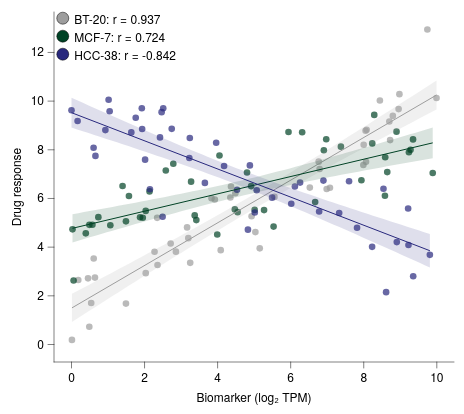

The specification (Vega-Lite) saved for this image:
### Vega-Lite specification from a JSON file in a GitHub repository (floating-point values rounded to 4 significant figures; data arrays with more than 128 entries replaced by an {"elided": "..."} marker saying what was removed)
{"background": null, "config": {"arc": {"fill": "#DBDBDB", "fillOpacity": 1.0, "innerRadius": 43.75, "padAngle": 0.03, "stroke": "black", "strokeOpacity": 1, "strokeWidth": 0.25}, "area": {"fill": "#DBDBDB", "fillOpacity": 1.0, "stroke": "black", "strokeOpacity": 1, "strokeWidth": 0.25}, "axis": {"domain": true, "domainCap": "round", "domainColor": "black", "domainWidth": 0.25, "grid": false, "gridCap": "round", "gridColor": "#F1F1F1", "gridDash": [0, 0], "gridOpacity": 1.0, "gridWidth": 0.25, "labelColor": "black", "labelFont": "Helvetica Neue, HelveticaNeue, Helvetica, Arial, sans-serif", "labelFontSize": 6, "labelFontStyle": "normal", "labelFontWeight": 400, "offset": 0, "ticks": true, "tickCap": "round", "tickColor": "black", "tickRound": false, "tickSize": 3.0, "tickWidth": 0.25, "titleColor": "black", "titleFont": "Helvetica Neue, HelveticaNeue, Helvetica, Arial, sans-serif", "titleFontSize": 6, "titleFontStyle": "normal", "titleFontWeight": 400}, "axisX": {"domain": true, "labelAlign": "center", "labelAngle": 0, "labels": true, "ticks": true, "translate": 0}, "axisY": {"domain": true, "labelAlign": "right", "labelAngle": 0, "labels": true, "ticks": true, "translate": 0}, "axisRight": {"domain": true, "labelAlign": "left", "labelAngle": 0, "labels": true, "ticks": true, "translate": 0}, "axisTop": {"domain": true, "labelAlign": "center", "labelAngle": 0, "labels": true, "ticks": true, "translate": 0}, "axisBand": {"tickOffset": 0}, "bar": {"fill": "#DBDBDB", "fillOpacity": 1.0, "stroke": "black", "strokeOpacity": 1, "strokeWidth": 0.25}, "boxplot": {"size": 15.75, "ticks": {"cornerRadius": 0.25, "fill": "black", "opacity": 1, "size": 7.875, "thickness": 0.25}, "box": {"fillOpacity": 1.0, "stroke": "black", "strokeOpacity": 1, "strokeWidth": 0.25}, "median": {"cornerRadius": 0, "fill": "black", "fillOpacity": 1.0, "opacity": 1, "size": 15.75, "thickness": 0.25}, "rule": {"fill": "black", "fillOpacity": 1.0, "size": 17.5, "stroke": "black", "strokeDash": [0, 0], "strokeOpacity": 1, "strokeWidth": 0.25}, "outliers": {"color": "black", "fill": "black", "fillOpacity": 1.0, "size": 0, "stroke": "black", "strokeOpacity": 1, "strokeWidth": 0.25}}, "circle": {"fill": "black", "fillOpacity": 1.0, "size": 2.188, "stroke": null, "strokeOpacity": 1, "strokeWidth": 0.25}, "errorband": {"band": {"fillOpacity": 0.6, "stroke": null, "strokeWidth": 0.25, "strokeOpacity": 1}, "borders": {"opacity": 0, "strokeOpacity": 1, "strokeWidth": 0.25}}, "errorbar": {"opacity": 1, "rule": {"strokeDash": [0, 0], "strokeWidth": 0.25}, "ticks": {"color": "black", "cornerRadius": 0.125, "opacity": 1, "size": 10.5, "thickness": 0.25}, "thickness": 0.25}, "font": "Helvetica Neue, HelveticaNeue, Helvetica, Arial, sans-serif", "geoshape": {"fill": "#DBDBDB", "fillOpacity": 1.0, "stroke": "black", "strokeOpacity": 1, "strokeWidth": 0.25}, "header": {"labelColor": "black", "labelFont": "Helvetica Neue, HelveticaNeue, Helvetica, Arial, sans-serif", "labelFontSize": 6, "labelFontStyle": "normal", "labelFontWeight": 400, "titleColor": "black", "titleFont": "Helvetica Neue, HelveticaNeue, Helvetica, Arial, sans-serif", "titleFontSize": 6, "titleFontStyle": "normal", "titleFontWeight": 400, "titlePadding": 0}, "legend": {"disable": false, "offset": 4.5, "titlePadding": 4, "labelOffset": 2, "gradientLabelOffset": 2, "columnPadding": 4, "rowPadding": 2, "gradientThickness": 5, "gradientOpacity": 1.0, "gradientStrokeColor": "black", "gradientStrokeWidth": 0.25, "labelColor": "black", "labelFont": "Helvetica Neue, HelveticaNeue, Helvetica, Arial, sans-serif", "labelFontSize": 6, "labelFontStyle": "normal", "labelFontWeight": 400, "strokeColor": "black", "strokeWidth": 0, "symbolSize": 36, "symbolStrokeColor": "black", "symbolStrokeWidth": 0.25, "titleColor": "black", "titleFont": "Helvetica Neue, HelveticaNeue, Helvetica, Arial, sans-serif", "titleFontSize": 6, "titleFontStyle": "normal", "titleFontWeight": 400}, "line": {"color": "black", "stroke": "black", "strokeCap": "butt", "strokeDash": [0, 0], "strokeOpacity": 1, "strokeWidth": 0.5}, "point": {"filled": true, "fill": "#DBDBDB", "fillOpacity": 1.0, "size": 8.75, "stroke": "black", "strokeOpacity": 1, "strokeWidth": 0.25}, "range": {"category": ["#9D9D9D", "#28287D", "#004225", "#47266F", "#00605D", "#DBDBDB", "#7983C1", "#6E927B", "#937FB4", "#699A97"], "diverging": {"scheme": ["#4F4265", "#6A5C82", "#85789D", "#A196B7", "#BDB5CE", "#D8D6DD", "#F6F6F6", "#CED8D7", "#9DBFBD", "#75A3A0", "#518683", "#326967", "#164D4B"]}, "heatmap": {"scheme": ["#440154", "#472270", "#433E82", "#38598C", "#2C728E", "#238A8D", "#24A086", "#39B578", "#5DC862", "#96D646", "#CAE02D", "#FDE724"]}, "ordinal": {"scheme": ["#F1F1F1", "#DBDBDB", "#C6C6C6", "#B2B2B2", "#9D9D9D", "#898989", "#767676", "#636363", "#515151", "#404040", "#2F2F2F", "#1F1F1F"]}, "ramp": {"scheme": ["#440154", "#472270", "#433E82", "#38598C", "#2C728E", "#238A8D", "#24A086", "#39B578", "#5DC862", "#96D646", "#CAE02D", "#FDE724"]}}, "rule": {"color": "black", "stroke": "black", "strokeCap": "round", "strokeDash": [2, 2], "strokeOpacity": 1, "strokeWidth": 0.25}, "scale": {"barBandPaddingInner": 0.1, "rectBandPaddingInner": 0, "tickBandPaddingInner": 0.1, "bandPaddingOuter": 0.1, "bandWithNestedOffsetPaddingInner": 0.2, "bandWithNestedOffsetPaddingOuter": 0.2, "offsetBandPaddingInner": 0, "offsetBandPaddingOuter": 0, "continuousPadding": 8.75, "round": false}, "rect": {"fill": "#DBDBDB", "fillOpacity": 1.0, "stroke": "black", "strokeOpacity": 1, "strokeWidth": 0.25}, "square": {"fill": "#DBDBDB", "fillOpacity": 1.0, "size": 17.5, "stroke": "black", "strokeOpacity": 1, "strokeWidth": 0.25}, "text": {"color": "black", "font": "Helvetica Neue, HelveticaNeue, Helvetica, Arial, sans-serif", "fontSize": 6, "fontStyle": "normal", "fontWeight": 400}, "tick": {"color": "black", "cornerRadius": 0.125, "opacity": 1.0, "size": 15.75, "thickness": 0.25}, "title": {"anchor": "middle", "frame": "group", "color": "black", "font": "Helvetica Neue, HelveticaNeue, Helvetica, Arial, sans-serif", "fontSize": 6, "fontStyle": "normal", "fontWeight": 400, "subtitleColor": "black", "subtitleFont": "Helvetica Neue, HelveticaNeue, Helvetica, Arial, sans-serif", "subtitleFontSize": 6, "subtitleFontStyle": "normal", "subtitleFontWeight": 400}, "trail": {"color": "black", "opacity": 1, "size": 0.5}, "view": {"continuousWidth": 200, "continuousHeight": 175, "discreteWidth": 200, "discreteHeight": 175, "fill": null, "stroke": null, "strokeWidth": 0.25}}, "layer": [{"data": {"name": "data-aeb621f813ff548d864cbc1ba7ea44aa"}, "mark": {"type": "circle", "opacity": 0.7, "size": 11}, "encoding": {"color": {"field": "cell line", "title": "Cell line", "type": "nominal"}, "x": {"field": "biomarker", "title": "Biomarker (log₂ TPM)", "type": "quantitative", "scale": {"nice": false}}, "y": {"field": "response", "title": "Drug response", "type": "quantitative", "scale": {"nice": false}}}}, {"layer": [{"layer": [{"data": {"name": "data-5b9605a0622f52ef3f2c835fb4bdee55"}, "mark": {"type": "area", "fillOpacity": 0.15, "stroke": null, "strokeWidth": 0}, "encoding": {"color": {"field": "cell line", "legend": null, "type": "nominal"}, "x": {"field": "biomarker", "type": "quantitative", "scale": {"nice": false}}, "y": {"field": "response", "type": "quantitative", "scale": {"nice": false}}, "y2": {"field": "__ci_hi"}}}, {"data": {"name": "data-713ad55b86ab91ca18e055558fb19118"}, "mark": {"type": "line"}, "encoding": {"color": {"field": "cell line", "legend": null, "type": "nominal"}, "x": {"field": "biomarker", "type": "quantitative", "scale": {"nice": false}}, "y": {"field": "response", "type": "quantitative", "scale": {"nice": false}}}}, {"data": {"values": [{"cell line": "BT-20", "__dysonsphere__": 1}]}, "mark": {"type": "point", "filled": true, "size": 36, "stroke": "black", "strokeWidth": 0.25}, "encoding": {"color": {"field": "cell line", "legend": null, "type": "nominal"}, "x": {"value": 4.39}, "y": {"value": 3.1}}}, {"data": {"values": [{"__dysonsphere__": 1}]}, "mark": {"type": "text", "align": "left", "baseline": "top", "dx": 0, "dy": 0, "fontSize": 6}, "encoding": {"text": {"value": "BT-20: r = 0.937"}, "x": {"value": 10.17}, "y": {"value": 1.0}}}], "name": "__dysonsphere_26c00cf1b525817f_47"}, {"layer": [{"data": {"name": "data-9a3b3ce47fc1957dc85262453c30ab1f"}, "mark": {"type": "area", "fillOpacity": 0.15, "stroke": null, "strokeWidth": 0}, "encoding": {"color": {"field": "cell line", "legend": null, "type": "nominal"}, "x": {"field": "biomarker", "type": "quantitative", "scale": {"nice": false}}, "y": {"field": "response", "type": "quantitative", "scale": {"nice": false}}, "y2": {"field": "__ci_hi"}}}, {"data": {"name": "data-f25d4e025d71637d7f1a8f2dce3f0268"}, "mark": {"type": "line"}, "encoding": {"color": {"field": "cell line", "legend": null, "type": "nominal"}, "x": {"field": "biomarker", "type": "quantitative", "scale": {"nice": false}}, "y": {"field": "response", "type": "quantitative", "scale": {"nice": false}}}}, {"data": {"values": [{"cell line": "MCF-7", "__dysonsphere__": 1}]}, "mark": {"type": "point", "filled": true, "size": 36, "stroke": "black", "strokeWidth": 0.25}, "encoding": {"color": {"field": "cell line", "legend": null, "type": "nominal"}, "x": {"value": 4.39}, "y": {"value": 12.1}}}, {"data": {"values": [{"__dysonsphere__": 1}]}, "mark": {"type": "text", "align": "left", "baseline": "top", "dx": 0, "dy": 0, "fontSize": 6}, "encoding": {"text": {"value": "MCF-7: r = 0.724"}, "x": {"value": 10.17}, "y": {"value": 10.0}}}], "name": "__dysonsphere_d251c693c0a038a7_48"}, {"layer": [{"data": {"name": "data-dd8661d0aac82987c835da9307697e50"}, "mark": {"type": "area", "fillOpacity": 0.15, "stroke": null, "strokeWidth": 0}, "encoding": {"color": {"field": "cell line", "legend": null, "type": "nominal"}, "x": {"field": "biomarker", "type": "quantitative", "scale": {"nice": false}}, "y": {"field": "response", "type": "quantitative", "scale": {"nice": false}}, "y2": {"field": "__ci_hi"}}}, {"data": {"name": "data-82315b846c24b0703f99c9dc12426a5e"}, "mark": {"type": "line"}, "encoding": {"color": {"field": "cell line", "legend": null, "type": "nominal"}, "x": {"field": "biomarker", "type": "quantitative", "scale": {"nice": false}}, "y": {"field": "response", "type": "quantitative", "scale": {"nice": false}}}}, {"data": {"values": [{"cell line": "HCC-38", "__dysonsphere__": 1}]}, "mark": {"type": "point", "filled": true, "size": 36, "stroke": "black", "strokeWidth": 0.25}, "encoding": {"color": {"field": "cell line", "legend": null, "type": "nominal"}, "x": {"value": 4.39}, "y": {"value": 21.1}}}, {"data": {"values": [{"__dysonsphere__": 1}]}, "mark": {"type": "text", "align": "left", "baseline": "top", "dx": 0, "dy": 0, "fontSize": 6}, "encoding": {"text": {"value": "HCC-38: r = -0.842"}, "x": {"value": 10.17}, "y": {"value": 19.0}}}], "name": "__dysonsphere_f53abd72141ee444_49"}]}], "$schema": "https://vega.github.io/schema/vega-lite/v6.4.1.json", "datasets": {"data-aeb621f813ff548d864cbc1ba7ea44aa": {"elided": "135 records"}, "data-5b9605a0622f52ef3f2c835fb4bdee55": [{"biomarker": 0.012, "response": 0.927, "__ci_hi": 2.081, "cell line": "BT-20", "__dysonsphere__": 1}, {"biomarker": 0.1704, "response": 1.079, "__ci_hi": 2.207, "cell line": "BT-20", "__dysonsphere__": 1}, {"biomarker": 0.3288, "response": 1.232, "__ci_hi": 2.332, "cell line": "BT-20", "__dysonsphere__": 1}, {"biomarker": 0.4872, "response": 1.384, "__ci_hi": 2.458, "cell line": "BT-20", "__dysonsphere__": 1}, {"biomarker": 0.6456, "response": 1.535, "__ci_hi": 2.584, "cell line": "BT-20", "__dysonsphere__": 1}, {"biomarker": 0.804, "response": 1.687, "__ci_hi": 2.71, "cell line": "BT-20", "__dysonsphere__": 1}, {"biomarker": 0.9625, "response": 1.839, "__ci_hi": 2.836, "cell line": "BT-20", "__dysonsphere__": 1}, {"biomarker": 1.121, "response": 1.99, "__ci_hi": 2.962, "cell line": "BT-20", "__dysonsphere__": 1}, {"biomarker": 1.279, "response": 2.141, "__ci_hi": 3.088, "cell line": "BT-20", "__dysonsphere__": 1}, {"biomarker": 1.438, "response": 2.292, "__ci_hi": 3.215, "cell line": "BT-20", "__dysonsphere__": 1}, {"biomarker": 1.596, "response": 2.443, "__ci_hi": 3.342, "cell line": "BT-20", "__dysonsphere__": 1}, {"biomarker": 1.754, "response": 2.593, "__ci_hi": 3.469, "cell line": "BT-20", "__dysonsphere__": 1}, {"biomarker": 1.913, "response": 2.743, "__ci_hi": 3.597, "cell line": "BT-20", "__dysonsphere__": 1}, {"biomarker": 2.071, "response": 2.893, "__ci_hi": 3.725, "cell line": "BT-20", "__dysonsphere__": 1}, {"biomarker": 2.23, "response": 3.043, "__ci_hi": 3.853, "cell line": "BT-20", "__dysonsphere__": 1}, {"biomarker": 2.388, "response": 3.192, "__ci_hi": 3.981, "cell line": "BT-20", "__dysonsphere__": 1}, {"biomarker": 2.547, "response": 3.341, "__ci_hi": 4.11, "cell line": "BT-20", "__dysonsphere__": 1}, {"biomarker": 2.705, "response": 3.489, "__ci_hi": 4.239, "cell line": "BT-20", "__dysonsphere__": 1}, {"biomarker": 2.863, "response": 3.637, "__ci_hi": 4.369, "cell line": "BT-20", "__dysonsphere__": 1}, {"biomarker": 3.022, "response": 3.785, "__ci_hi": 4.499, "cell line": "BT-20", "__dysonsphere__": 1}, {"biomarker": 3.18, "response": 3.932, "__ci_hi": 4.63, "cell line": "BT-20", "__dysonsphere__": 1}, {"biomarker": 3.339, "response": 4.078, "__ci_hi": 4.761, "cell line": "BT-20", "__dysonsphere__": 1}, {"biomarker": 3.497, "response": 4.224, "__ci_hi": 4.893, "cell line": "BT-20", "__dysonsphere__": 1}, {"biomarker": 3.655, "response": 4.369, "__ci_hi": 5.025, "cell line": "BT-20", "__dysonsphere__": 1}, {"biomarker": 3.814, "response": 4.514, "__ci_hi": 5.158, "cell line": "BT-20", "__dysonsphere__": 1}, {"biomarker": 3.972, "response": 4.658, "__ci_hi": 5.292, "cell line": "BT-20", "__dysonsphere__": 1}, {"biomarker": 4.131, "response": 4.801, "__ci_hi": 5.426, "cell line": "BT-20", "__dysonsphere__": 1}, {"biomarker": 4.289, "response": 4.943, "__ci_hi": 5.561, "cell line": "BT-20", "__dysonsphere__": 1}, {"biomarker": 4.447, "response": 5.085, "__ci_hi": 5.697, "cell line": "BT-20", "__dysonsphere__": 1}, {"biomarker": 4.606, "response": 5.226, "__ci_hi": 5.834, "cell line": "BT-20", "__dysonsphere__": 1}, {"biomarker": 4.764, "response": 5.366, "__ci_hi": 5.972, "cell line": "BT-20", "__dysonsphere__": 1}, {"biomarker": 4.923, "response": 5.505, "__ci_hi": 6.11, "cell line": "BT-20", "__dysonsphere__": 1}, {"biomarker": 5.081, "response": 5.643, "__ci_hi": 6.25, "cell line": "BT-20", "__dysonsphere__": 1}, {"biomarker": 5.239, "response": 5.781, "__ci_hi": 6.39, "cell line": "BT-20", "__dysonsphere__": 1}, {"biomarker": 5.398, "response": 5.918, "__ci_hi": 6.531, "cell line": "BT-20", "__dysonsphere__": 1}, {"biomarker": 5.556, "response": 6.053, "__ci_hi": 6.672, "cell line": "BT-20", "__dysonsphere__": 1}, {"biomarker": 5.715, "response": 6.189, "__ci_hi": 6.815, "cell line": "BT-20", "__dysonsphere__": 1}, {"biomarker": 5.873, "response": 6.323, "__ci_hi": 6.958, "cell line": "BT-20", "__dysonsphere__": 1}, {"biomarker": 6.032, "response": 6.457, "__ci_hi": 7.102, "cell line": "BT-20", "__dysonsphere__": 1}, {"biomarker": 6.19, "response": 6.589, "__ci_hi": 7.247, "cell line": "BT-20", "__dysonsphere__": 1}, {"biomarker": 6.348, "response": 6.722, "__ci_hi": 7.392, "cell line": "BT-20", "__dysonsphere__": 1}, {"biomarker": 6.507, "response": 6.853, "__ci_hi": 7.538, "cell line": "BT-20", "__dysonsphere__": 1}, {"biomarker": 6.665, "response": 6.985, "__ci_hi": 7.685, "cell line": "BT-20", "__dysonsphere__": 1}, {"biomarker": 6.824, "response": 7.115, "__ci_hi": 7.832, "cell line": "BT-20", "__dysonsphere__": 1}, {"biomarker": 6.982, "response": 7.245, "__ci_hi": 7.979, "cell line": "BT-20", "__dysonsphere__": 1}, {"biomarker": 7.14, "response": 7.375, "__ci_hi": 8.128, "cell line": "BT-20", "__dysonsphere__": 1}, {"biomarker": 7.299, "response": 7.504, "__ci_hi": 8.276, "cell line": "BT-20", "__dysonsphere__": 1}, {"biomarker": 7.457, "response": 7.633, "__ci_hi": 8.425, "cell line": "BT-20", "__dysonsphere__": 1}, {"biomarker": 7.616, "response": 7.761, "__ci_hi": 8.574, "cell line": "BT-20", "__dysonsphere__": 1}, {"biomarker": 7.774, "response": 7.889, "__ci_hi": 8.724, "cell line": "BT-20", "__dysonsphere__": 1}, {"biomarker": 7.932, "response": 8.017, "__ci_hi": 8.874, "cell line": "BT-20", "__dysonsphere__": 1}, {"biomarker": 8.091, "response": 8.144, "__ci_hi": 9.024, "cell line": "BT-20", "__dysonsphere__": 1}, {"biomarker": 8.249, "response": 8.271, "__ci_hi": 9.174, "cell line": "BT-20", "__dysonsphere__": 1}, {"biomarker": 8.408, "response": 8.398, "__ci_hi": 9.325, "cell line": "BT-20", "__dysonsphere__": 1}, {"biomarker": 8.566, "response": 8.525, "__ci_hi": 9.476, "cell line": "BT-20", "__dysonsphere__": 1}, {"biomarker": 8.724, "response": 8.651, "__ci_hi": 9.627, "cell line": "BT-20", "__dysonsphere__": 1}, {"biomarker": 8.883, "response": 8.778, "__ci_hi": 9.779, "cell line": "BT-20", "__dysonsphere__": 1}, {"biomarker": 9.041, "response": 8.904, "__ci_hi": 9.93, "cell line": "BT-20", "__dysonsphere__": 1}, {"biomarker": 9.2, "response": 9.03, "__ci_hi": 10.08, "cell line": "BT-20", "__dysonsphere__": 1}, {"biomarker": 9.358, "response": 9.155, "__ci_hi": 10.23, "cell line": "BT-20", "__dysonsphere__": 1}, {"biomarker": 9.517, "response": 9.281, "__ci_hi": 10.39, "cell line": "BT-20", "__dysonsphere__": 1}, {"biomarker": 9.675, "response": 9.406, "__ci_hi": 10.54, "cell line": "BT-20", "__dysonsphere__": 1}, {"biomarker": 9.833, "response": 9.532, "__ci_hi": 10.69, "cell line": "BT-20", "__dysonsphere__": 1}, {"biomarker": 9.992, "response": 9.657, "__ci_hi": 10.84, "cell line": "BT-20", "__dysonsphere__": 1}], "data-713ad55b86ab91ca18e055558fb19118": [{"biomarker": 0.012, "response": 1.504, "cell line": "BT-20", "__dysonsphere__": 1}, {"biomarker": 9.992, "response": 10.25, "cell line": "BT-20", "__dysonsphere__": 1}], "data-9a3b3ce47fc1957dc85262453c30ab1f": [{"biomarker": 0.02745, "response": 4.195, "__ci_hi": 5.355, "cell line": "MCF-7", "__dysonsphere__": 1}, {"biomarker": 0.184, "response": 4.264, "__ci_hi": 5.397, "cell line": "MCF-7", "__dysonsphere__": 1}, {"biomarker": 0.3405, "response": 4.333, "__ci_hi": 5.439, "cell line": "MCF-7", "__dysonsphere__": 1}, {"biomarker": 0.497, "response": 4.402, "__ci_hi": 5.482, "cell line": "MCF-7", "__dysonsphere__": 1}, {"biomarker": 0.6536, "response": 4.471, "__ci_hi": 5.524, "cell line": "MCF-7", "__dysonsphere__": 1}, {"biomarker": 0.8101, "response": 4.54, "__ci_hi": 5.567, "cell line": "MCF-7", "__dysonsphere__": 1}, {"biomarker": 0.9666, "response": 4.608, "__ci_hi": 5.61, "cell line": "MCF-7", "__dysonsphere__": 1}, {"biomarker": 1.123, "response": 4.677, "__ci_hi": 5.653, "cell line": "MCF-7", "__dysonsphere__": 1}, {"biomarker": 1.28, "response": 4.745, "__ci_hi": 5.697, "cell line": "MCF-7", "__dysonsphere__": 1}, {"biomarker": 1.436, "response": 4.812, "__ci_hi": 5.74, "cell line": "MCF-7", "__dysonsphere__": 1}, {"biomarker": 1.593, "response": 4.88, "__ci_hi": 5.784, "cell line": "MCF-7", "__dysonsphere__": 1}, {"biomarker": 1.749, "response": 4.947, "__ci_hi": 5.829, "cell line": "MCF-7", "__dysonsphere__": 1}, {"biomarker": 1.906, "response": 5.014, "__ci_hi": 5.873, "cell line": "MCF-7", "__dysonsphere__": 1}, {"biomarker": 2.062, "response": 5.08, "__ci_hi": 5.918, "cell line": "MCF-7", "__dysonsphere__": 1}, {"biomarker": 2.219, "response": 5.147, "__ci_hi": 5.963, "cell line": "MCF-7", "__dysonsphere__": 1}, {"biomarker": 2.375, "response": 5.212, "__ci_hi": 6.009, "cell line": "MCF-7", "__dysonsphere__": 1}, {"biomarker": 2.532, "response": 5.278, "__ci_hi": 6.055, "cell line": "MCF-7", "__dysonsphere__": 1}, {"biomarker": 2.688, "response": 5.343, "__ci_hi": 6.101, "cell line": "MCF-7", "__dysonsphere__": 1}, {"biomarker": 2.845, "response": 5.407, "__ci_hi": 6.148, "cell line": "MCF-7", "__dysonsphere__": 1}, {"biomarker": 3.001, "response": 5.471, "__ci_hi": 6.196, "cell line": "MCF-7", "__dysonsphere__": 1}, {"biomarker": 3.158, "response": 5.534, "__ci_hi": 6.244, "cell line": "MCF-7", "__dysonsphere__": 1}, {"biomarker": 3.315, "response": 5.597, "__ci_hi": 6.293, "cell line": "MCF-7", "__dysonsphere__": 1}, {"biomarker": 3.471, "response": 5.659, "__ci_hi": 6.342, "cell line": "MCF-7", "__dysonsphere__": 1}, {"biomarker": 3.628, "response": 5.721, "__ci_hi": 6.392, "cell line": "MCF-7", "__dysonsphere__": 1}, {"biomarker": 3.784, "response": 5.781, "__ci_hi": 6.443, "cell line": "MCF-7", "__dysonsphere__": 1}, {"biomarker": 3.941, "response": 5.841, "__ci_hi": 6.494, "cell line": "MCF-7", "__dysonsphere__": 1}, {"biomarker": 4.097, "response": 5.901, "__ci_hi": 6.546, "cell line": "MCF-7", "__dysonsphere__": 1}, {"biomarker": 4.254, "response": 5.959, "__ci_hi": 6.599, "cell line": "MCF-7", "__dysonsphere__": 1}, {"biomarker": 4.41, "response": 6.017, "__ci_hi": 6.653, "cell line": "MCF-7", "__dysonsphere__": 1}, {"biomarker": 4.567, "response": 6.073, "__ci_hi": 6.708, "cell line": "MCF-7", "__dysonsphere__": 1}, {"biomarker": 4.723, "response": 6.129, "__ci_hi": 6.763, "cell line": "MCF-7", "__dysonsphere__": 1}, {"biomarker": 4.88, "response": 6.184, "__ci_hi": 6.82, "cell line": "MCF-7", "__dysonsphere__": 1}, {"biomarker": 5.036, "response": 6.239, "__ci_hi": 6.877, "cell line": "MCF-7", "__dysonsphere__": 1}, {"biomarker": 5.193, "response": 6.292, "__ci_hi": 6.935, "cell line": "MCF-7", "__dysonsphere__": 1}, {"biomarker": 5.349, "response": 6.345, "__ci_hi": 6.994, "cell line": "MCF-7", "__dysonsphere__": 1}, {"biomarker": 5.506, "response": 6.397, "__ci_hi": 7.053, "cell line": "MCF-7", "__dysonsphere__": 1}, {"biomarker": 5.662, "response": 6.448, "__ci_hi": 7.114, "cell line": "MCF-7", "__dysonsphere__": 1}, {"biomarker": 5.819, "response": 6.498, "__ci_hi": 7.175, "cell line": "MCF-7", "__dysonsphere__": 1}, {"biomarker": 5.975, "response": 6.548, "__ci_hi": 7.236, "cell line": "MCF-7", "__dysonsphere__": 1}, {"biomarker": 6.132, "response": 6.597, "__ci_hi": 7.299, "cell line": "MCF-7", "__dysonsphere__": 1}, {"biomarker": 6.289, "response": 6.645, "__ci_hi": 7.362, "cell line": "MCF-7", "__dysonsphere__": 1}, {"biomarker": 6.445, "response": 6.693, "__ci_hi": 7.425, "cell line": "MCF-7", "__dysonsphere__": 1}, {"biomarker": 6.602, "response": 6.74, "__ci_hi": 7.49, "cell line": "MCF-7", "__dysonsphere__": 1}, {"biomarker": 6.758, "response": 6.787, "__ci_hi": 7.554, "cell line": "MCF-7", "__dysonsphere__": 1}, {"biomarker": 6.915, "response": 6.833, "__ci_hi": 7.619, "cell line": "MCF-7", "__dysonsphere__": 1}, {"biomarker": 7.071, "response": 6.879, "__ci_hi": 7.685, "cell line": "MCF-7", "__dysonsphere__": 1}, {"biomarker": 7.228, "response": 6.925, "__ci_hi": 7.751, "cell line": "MCF-7", "__dysonsphere__": 1}, {"biomarker": 7.384, "response": 6.97, "__ci_hi": 7.817, "cell line": "MCF-7", "__dysonsphere__": 1}, {"biomarker": 7.541, "response": 7.015, "__ci_hi": 7.884, "cell line": "MCF-7", "__dysonsphere__": 1}, {"biomarker": 7.697, "response": 7.059, "__ci_hi": 7.951, "cell line": "MCF-7", "__dysonsphere__": 1}, {"biomarker": 7.854, "response": 7.103, "__ci_hi": 8.018, "cell line": "MCF-7", "__dysonsphere__": 1}, {"biomarker": 8.01, "response": 7.147, "__ci_hi": 8.086, "cell line": "MCF-7", "__dysonsphere__": 1}, {"biomarker": 8.167, "response": 7.19, "__ci_hi": 8.154, "cell line": "MCF-7", "__dysonsphere__": 1}, {"biomarker": 8.323, "response": 7.234, "__ci_hi": 8.222, "cell line": "MCF-7", "__dysonsphere__": 1}, {"biomarker": 8.48, "response": 7.277, "__ci_hi": 8.29, "cell line": "MCF-7", "__dysonsphere__": 1}, {"biomarker": 8.636, "response": 7.32, "__ci_hi": 8.359, "cell line": "MCF-7", "__dysonsphere__": 1}, {"biomarker": 8.793, "response": 7.362, "__ci_hi": 8.428, "cell line": "MCF-7", "__dysonsphere__": 1}, {"biomarker": 8.949, "response": 7.405, "__ci_hi": 8.497, "cell line": "MCF-7", "__dysonsphere__": 1}, {"biomarker": 9.106, "response": 7.447, "__ci_hi": 8.566, "cell line": "MCF-7", "__dysonsphere__": 1}, {"biomarker": 9.263, "response": 7.489, "__ci_hi": 8.635, "cell line": "MCF-7", "__dysonsphere__": 1}, {"biomarker": 9.419, "response": 7.531, "__ci_hi": 8.704, "cell line": "MCF-7", "__dysonsphere__": 1}, {"biomarker": 9.576, "response": 7.573, "__ci_hi": 8.774, "cell line": "MCF-7", "__dysonsphere__": 1}, {"biomarker": 9.732, "response": 7.615, "__ci_hi": 8.843, "cell line": "MCF-7", "__dysonsphere__": 1}, {"biomarker": 9.889, "response": 7.657, "__ci_hi": 8.913, "cell line": "MCF-7", "__dysonsphere__": 1}], "data-f25d4e025d71637d7f1a8f2dce3f0268": [{"biomarker": 0.02745, "response": 4.775, "cell line": "MCF-7", "__dysonsphere__": 1}, {"biomarker": 9.889, "response": 8.285, "cell line": "MCF-7", "__dysonsphere__": 1}], "data-dd8661d0aac82987c835da9307697e50": [{"biomarker": 1.36e-05, "response": 8.912, "__ci_hi": 10.14, "cell line": "HCC-38", "__dysonsphere__": 1}, {"biomarker": 0.1557, "response": 8.837, "__ci_hi": 10.03, "cell line": "HCC-38", "__dysonsphere__": 1}, {"biomarker": 0.3115, "response": 8.762, "__ci_hi": 9.928, "cell line": "HCC-38", "__dysonsphere__": 1}, {"biomarker": 0.4672, "response": 8.686, "__ci_hi": 9.824, "cell line": "HCC-38", "__dysonsphere__": 1}, {"biomarker": 0.6229, "response": 8.611, "__ci_hi": 9.719, "cell line": "HCC-38", "__dysonsphere__": 1}, {"biomarker": 0.7786, "response": 8.535, "__ci_hi": 9.615, "cell line": "HCC-38", "__dysonsphere__": 1}, {"biomarker": 0.9343, "response": 8.459, "__ci_hi": 9.511, "cell line": "HCC-38", "__dysonsphere__": 1}, {"biomarker": 1.09, "response": 8.382, "__ci_hi": 9.408, "cell line": "HCC-38", "__dysonsphere__": 1}, {"biomarker": 1.246, "response": 8.306, "__ci_hi": 9.304, "cell line": "HCC-38", "__dysonsphere__": 1}, {"biomarker": 1.401, "response": 8.229, "__ci_hi": 9.201, "cell line": "HCC-38", "__dysonsphere__": 1}, {"biomarker": 1.557, "response": 8.151, "__ci_hi": 9.098, "cell line": "HCC-38", "__dysonsphere__": 1}, {"biomarker": 1.713, "response": 8.074, "__ci_hi": 8.996, "cell line": "HCC-38", "__dysonsphere__": 1}, {"biomarker": 1.869, "response": 7.996, "__ci_hi": 8.894, "cell line": "HCC-38", "__dysonsphere__": 1}, {"biomarker": 2.024, "response": 7.918, "__ci_hi": 8.792, "cell line": "HCC-38", "__dysonsphere__": 1}, {"biomarker": 2.18, "response": 7.839, "__ci_hi": 8.691, "cell line": "HCC-38", "__dysonsphere__": 1}, {"biomarker": 2.336, "response": 7.76, "__ci_hi": 8.59, "cell line": "HCC-38", "__dysonsphere__": 1}, {"biomarker": 2.492, "response": 7.68, "__ci_hi": 8.489, "cell line": "HCC-38", "__dysonsphere__": 1}, {"biomarker": 2.647, "response": 7.6, "__ci_hi": 8.389, "cell line": "HCC-38", "__dysonsphere__": 1}, {"biomarker": 2.803, "response": 7.519, "__ci_hi": 8.29, "cell line": "HCC-38", "__dysonsphere__": 1}, {"biomarker": 2.959, "response": 7.438, "__ci_hi": 8.191, "cell line": "HCC-38", "__dysonsphere__": 1}, {"biomarker": 3.114, "response": 7.356, "__ci_hi": 8.093, "cell line": "HCC-38", "__dysonsphere__": 1}, {"biomarker": 3.27, "response": 7.273, "__ci_hi": 7.996, "cell line": "HCC-38", "__dysonsphere__": 1}, {"biomarker": 3.426, "response": 7.19, "__ci_hi": 7.899, "cell line": "HCC-38", "__dysonsphere__": 1}, {"biomarker": 3.582, "response": 7.106, "__ci_hi": 7.804, "cell line": "HCC-38", "__dysonsphere__": 1}, {"biomarker": 3.737, "response": 7.021, "__ci_hi": 7.708, "cell line": "HCC-38", "__dysonsphere__": 1}, {"biomarker": 3.893, "response": 6.935, "__ci_hi": 7.614, "cell line": "HCC-38", "__dysonsphere__": 1}, {"biomarker": 4.049, "response": 6.848, "__ci_hi": 7.521, "cell line": "HCC-38", "__dysonsphere__": 1}, {"biomarker": 4.204, "response": 6.76, "__ci_hi": 7.429, "cell line": "HCC-38", "__dysonsphere__": 1}, {"biomarker": 4.36, "response": 6.672, "__ci_hi": 7.337, "cell line": "HCC-38", "__dysonsphere__": 1}, {"biomarker": 4.516, "response": 6.582, "__ci_hi": 7.247, "cell line": "HCC-38", "__dysonsphere__": 1}, {"biomarker": 4.672, "response": 6.492, "__ci_hi": 7.157, "cell line": "HCC-38", "__dysonsphere__": 1}, {"biomarker": 4.827, "response": 6.4, "__ci_hi": 7.069, "cell line": "HCC-38", "__dysonsphere__": 1}, {"biomarker": 4.983, "response": 6.308, "__ci_hi": 6.981, "cell line": "HCC-38", "__dysonsphere__": 1}, {"biomarker": 5.139, "response": 6.215, "__ci_hi": 6.894, "cell line": "HCC-38", "__dysonsphere__": 1}, {"biomarker": 5.294, "response": 6.12, "__ci_hi": 6.808, "cell line": "HCC-38", "__dysonsphere__": 1}, {"biomarker": 5.45, "response": 6.025, "__ci_hi": 6.723, "cell line": "HCC-38", "__dysonsphere__": 1}, {"biomarker": 5.606, "response": 5.93, "__ci_hi": 6.639, "cell line": "HCC-38", "__dysonsphere__": 1}, {"biomarker": 5.762, "response": 5.833, "__ci_hi": 6.556, "cell line": "HCC-38", "__dysonsphere__": 1}, {"biomarker": 5.917, "response": 5.736, "__ci_hi": 6.473, "cell line": "HCC-38", "__dysonsphere__": 1}, {"biomarker": 6.073, "response": 5.638, "__ci_hi": 6.391, "cell line": "HCC-38", "__dysonsphere__": 1}, {"biomarker": 6.229, "response": 5.539, "__ci_hi": 6.31, "cell line": "HCC-38", "__dysonsphere__": 1}, {"biomarker": 6.384, "response": 5.44, "__ci_hi": 6.229, "cell line": "HCC-38", "__dysonsphere__": 1}, {"biomarker": 6.54, "response": 5.34, "__ci_hi": 6.149, "cell line": "HCC-38", "__dysonsphere__": 1}, {"biomarker": 6.696, "response": 5.239, "__ci_hi": 6.069, "cell line": "HCC-38", "__dysonsphere__": 1}, {"biomarker": 6.852, "response": 5.138, "__ci_hi": 5.99, "cell line": "HCC-38", "__dysonsphere__": 1}, {"biomarker": 7.007, "response": 5.037, "__ci_hi": 5.911, "cell line": "HCC-38", "__dysonsphere__": 1}, {"biomarker": 7.163, "response": 4.935, "__ci_hi": 5.833, "cell line": "HCC-38", "__dysonsphere__": 1}, {"biomarker": 7.319, "response": 4.833, "__ci_hi": 5.755, "cell line": "HCC-38", "__dysonsphere__": 1}, {"biomarker": 7.475, "response": 4.731, "__ci_hi": 5.677, "cell line": "HCC-38", "__dysonsphere__": 1}, {"biomarker": 7.63, "response": 4.628, "__ci_hi": 5.6, "cell line": "HCC-38", "__dysonsphere__": 1}, {"biomarker": 7.786, "response": 4.525, "__ci_hi": 5.523, "cell line": "HCC-38", "__dysonsphere__": 1}, {"biomarker": 7.942, "response": 4.421, "__ci_hi": 5.447, "cell line": "HCC-38", "__dysonsphere__": 1}, {"biomarker": 8.097, "response": 4.318, "__ci_hi": 5.37, "cell line": "HCC-38", "__dysonsphere__": 1}, {"biomarker": 8.253, "response": 4.214, "__ci_hi": 5.294, "cell line": "HCC-38", "__dysonsphere__": 1}, {"biomarker": 8.409, "response": 4.11, "__ci_hi": 5.218, "cell line": "HCC-38", "__dysonsphere__": 1}, {"biomarker": 8.565, "response": 4.005, "__ci_hi": 5.142, "cell line": "HCC-38", "__dysonsphere__": 1}, {"biomarker": 8.72, "response": 3.901, "__ci_hi": 5.067, "cell line": "HCC-38", "__dysonsphere__": 1}, {"biomarker": 8.876, "response": 3.796, "__ci_hi": 4.992, "cell line": "HCC-38", "__dysonsphere__": 1}, {"biomarker": 9.032, "response": 3.691, "__ci_hi": 4.916, "cell line": "HCC-38", "__dysonsphere__": 1}, {"biomarker": 9.187, "response": 3.586, "__ci_hi": 4.841, "cell line": "HCC-38", "__dysonsphere__": 1}, {"biomarker": 9.343, "response": 3.481, "__ci_hi": 4.766, "cell line": "HCC-38", "__dysonsphere__": 1}, {"biomarker": 9.499, "response": 3.376, "__ci_hi": 4.692, "cell line": "HCC-38", "__dysonsphere__": 1}, {"biomarker": 9.655, "response": 3.271, "__ci_hi": 4.617, "cell line": "HCC-38", "__dysonsphere__": 1}, {"biomarker": 9.81, "response": 3.165, "__ci_hi": 4.543, "cell line": "HCC-38", "__dysonsphere__": 1}], "data-82315b846c24b0703f99c9dc12426a5e": [{"biomarker": 1.36e-05, "response": 9.525, "cell line": "HCC-38", "__dysonsphere__": 1}, {"biomarker": 9.81, "response": 3.854, "cell line": "HCC-38", "__dysonsphere__": 1}]}}
